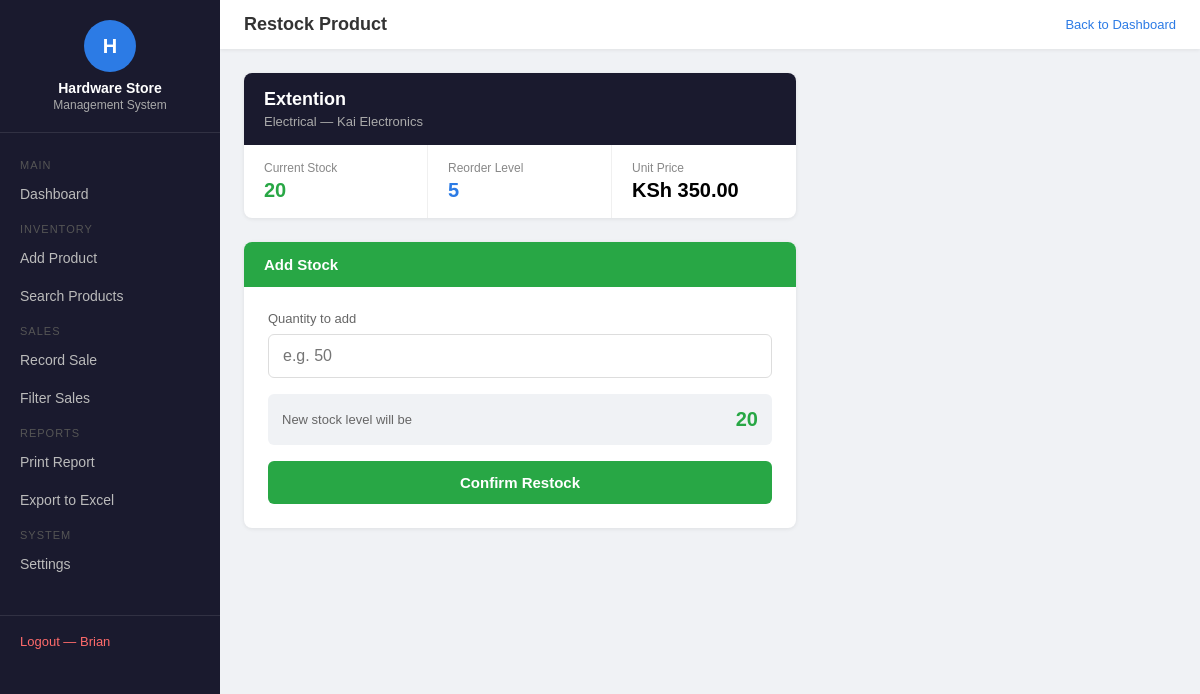
Screenshot of /restock/3/ (signed in) with the database file from the repository.
### inventory/models.py (models this page shows, shortened)
class Product(models.Model):
    name = models.CharField(max_length=200)
    category = models.ForeignKey(Category, on_delete=models.SET_NULL, null=True)
    supplier = models.ForeignKey(Supplier, on_delete=models.SET_NULL, null=True)
    price = models.DecimalField(max_digits=10, decimal_places=2)
    stock_quantity = models.IntegerField()
    reorder_level = models.IntegerField(default=5)
    def is_low_stock(self):
        return self.stock_quantity <= self.reorder_level

class Category(models.Model):
    name = models.CharField(max_length=100)
    def __str__(self):
        return self.name

class Supplier(models.Model):
    name = models.CharField(max_length=200)
    phone = models.CharField(max_length=20)
    email = models.EmailField()
    def __str__(self):
        return self.name

### reports/views.py (the view, shortened to what this page needs)
# urls.py: path('restock/<int:product_id>/', views.restock_product, name='restock'),
@login_required
def restock_product(request, product_id):
    product = get_object_or_404(Product, id=product_id)
    return render(request, 'reports/restock.html', {'product': product})

### reports/templates/reports/restock.html (shortened to what this page needs)
<!DOCTYPE html>
<html>
<head>
</head>
<body>
<div class="sidebar">
    <div class="sidebar-logo">
        <div class="icon">H</div>
        <h2>Hardware Store</h2>
        <p>Management System</p>
    </div>
    <div class="sidebar-menu">
        <div class="menu-label">Main</div>
        <a href="/dashboard/" class="menu-item">Dashboard</a>
        <div class="menu-label">Inventory</div>
        <a href="/product/add/" class="menu-item">Add Product</a>
        <a href="/search/" class="menu-item">Search Products</a>
        <div class="menu-label">Sales</div>
        <a href="/sale/record/" class="menu-item">Record Sale</a>
        <a href="/sales/filter/" class="menu-item">Filter Sales</a>
        <div class="menu-label">Reports</div>
        <a href="/report/print/" class="menu-item">Print Report</a>
        <a href="/export/excel/" class="menu-item">Export to Excel</a>
        <div class="menu-label">System</div>
        <a href="/settings/" class="menu-item">Settings</a>
    </div>
    <div class="sidebar-footer">
        <a href="/accounts/logout/">Logout — {{ request.user.username }}</a>
    </div>
</div>
<div class="main">
    <div class="topbar">
        <h3>Restock Product</h3>
        <a href="/dashboard/" style="color:#2c7be5; text-decoration:none; font-size:13px;">Back to Dashboard</a>
    </div>
    <div class="content">
        <div class="product-card">
            <div class="product-card-header">
                <h3>{{ product.name }}</h3>
                <p>{{ product.category }} — {{ product.supplier }}</p>
            </div>
            <div class="product-info">
                <div class="info-item">
                    <div class="info-label">Current Stock</div>
                    <div class="info-value {% if product.is_low_stock %}red{% else %}green{% endif %}">
                        {{ product.stock_quantity }}
                    </div>
                </div>
                <div class="info-item">
                    <div class="info-label">Reorder Level</div>
                    <div class="info-value blue">{{ product.reorder_level }}</div>
                </div>
                <div class="info-item">
                    <div class="info-label">Unit Price</div>
                    <div class="info-value">KSh {{ product.price }}</div>
                </div>
            </div>
        </div>
        <div class="restock-card">
            <div class="restock-card-header">Add Stock</div>
            <div class="restock-card-body">
                <form method="POST" id="restock-form">
                    <label>Quantity to add</label>
                    <input type="number" name="quantity" id="qty-input" min="1" placeholder="e.g. 50" required oninput="updatePreview()">
                    <div class="new-stock-preview">
                        <span class="label">New stock level will be</span>
                        <span class="value" id="new-stock-preview">{{ product.stock_quantity }}</span>
                    </div>
                    <button type="submit">Confirm Restock</button>
                </form>
            </div>
        </div>
    </div>
</div>
</body>
</html>

### reports/templates/reports/restock.html (style rules this page uses)
* { box-sizing: border-box; margin: 0; padding: 0; }
body { font-family: Arial, sans-serif; background: #f0f2f5; display: flex; }
.sidebar { width: 220px; min-height: 100vh; background: #1a1a2e; position: fixed; top: 0; left: 0; overflow-y: auto; }
.sidebar-logo { padding: 20px 16px; border-bottom: 1px solid rgba(255,255,255,0.1); text-align: center; }
.sidebar-logo .icon { width: 52px; height: 52px; background: #2c7be5; border-radius: 50%; display: flex; align-items: center; justify-content: center; color: white; font-weight: bold; font-size: 20px; margin: 0 auto 8px; }
.sidebar-logo h2 { color: white; font-size: 14px; }
.sidebar-logo p { color: #aaa; font-size: 12px; margin-top: 2px; }
.sidebar-menu { padding: 16px 0; }
.menu-label { color: #555; font-size: 11px; padding: 10px 20px 4px; text-transform: uppercase; letter-spacing: 1px; }
.menu-item { display: flex; align-items: center; gap: 10px; padding: 11px 20px; color: #bbb; text-decoration: none; font-size: 14px; }
.sidebar-footer { padding: 16px 20px; border-top: 1px solid rgba(255,255,255,0.1); margin-top: 16px; }
.sidebar-footer a { color: #ff6b6b; text-decoration: none; font-size: 13px; }
.main { margin-left: 220px; flex: 1; }
.topbar { background: white; padding: 14px 24px; display: flex; justify-content: space-between; align-items: center; box-shadow: 0 1px 4px rgba(0,0,0,0.08); }
.topbar h3 { color: #333; font-size: 18px; }
.content { padding: 24px; max-width: 600px; }
.product-card { background: white; border-radius: 8px; box-shadow: 0 1px 4px rgba(0,0,0,0.08); overflow: hidden; margin-bottom: 24px; }
.product-card-header { background: #1a1a2e; color: white; padding: 16px 20px; }
.product-card-header h3 { font-size: 18px; margin-bottom: 4px; }
.product-card-header p { font-size: 13px; color: #aaa; }
.product-info { display: grid; grid-template-columns: 1fr 1fr 1fr; gap: 0; }
.info-item { padding: 16px 20px; border-right: 1px solid #f0f0f0; }
.info-item:last-child { border-right: none; }
.info-item .info-label { font-size: 12px; color: #888; margin-bottom: 4px; }
.info-item .info-value { font-size: 20px; font-weight: bold; }
.info-item .info-value.green { color: #28a745; }
.info-item .info-value.blue { color: #2c7be5; }
.restock-card { background: white; border-radius: 8px; box-shadow: 0 1px 4px rgba(0,0,0,0.08); overflow: hidden; }
.restock-card-header { background: #28a745; color: white; padding: 14px 20px; font-weight: bold; font-size: 15px; }
.restock-card-body { padding: 24px; }
label { font-size: 13px; color: #666; display: block; margin-bottom: 8px; }
input[type="number"] { width: 100%; padding: 12px 14px; border: 1px solid #ddd; border-radius: 6px; font-size: 16px; }
.new-stock-preview { background: #f0f2f5; border-radius: 6px; padding: 14px; margin-top: 16px; display: flex; justify-content: space-between; align-items: center; }
.new-stock-preview .label { font-size: 13px; color: #666; }
.new-stock-preview .value { font-size: 20px; font-weight: bold; color: #28a745; }
button { width: 100%; padding: 13px; background: #28a745; color: white; border: none; border-radius: 6px; font-size: 15px; font-weight: bold; cursor: pointer; margin-top: 16px; }

### rows the page displays
Product: name "Extention", category "Electrical", supplier "Kai Electronics", stock_quantity "20", reorder_level "5", price "350.00"

### other values shown
{{ request.user.username }} "Brian"
